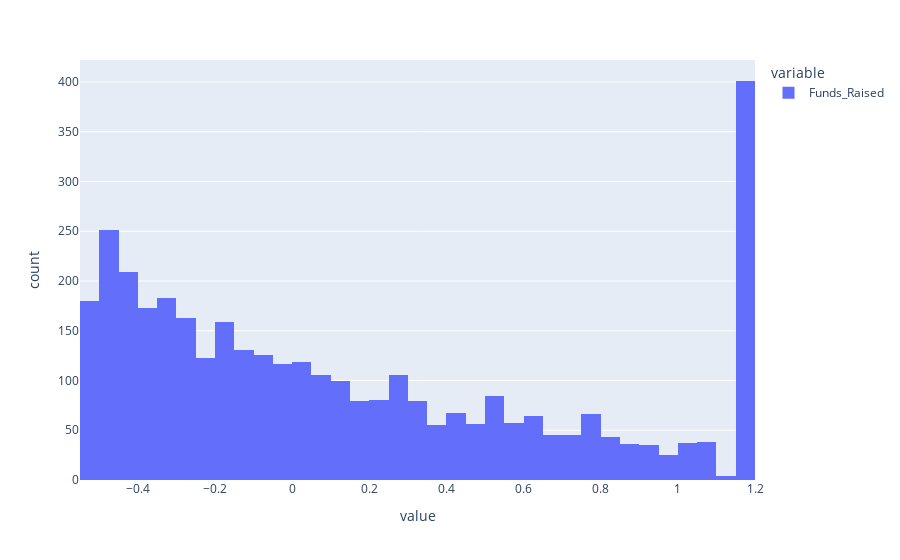

Source (notebook cell):
### Code cell
px.histogram(df['Funds_Raised'])

### Figure 1 — Plotly figure (JSON) as saved in the notebook; plotly's stock layout.template omitted (floating-point values rounded to 4 significant figures; data arrays with more than 128 entries replaced by an {"elided": "..."} marker saying what was removed)
{"data": [{"alignmentgroup": "True", "bingroup": "x", "hovertemplate": "variable=Funds_Raised<br>value=%{x}<br>count=%{y}<extra></extra>", "legendgroup": "Funds_Raised", "marker": {"color": "#636efa", "pattern": {"shape": ""}}, "name": "Funds_Raised", "offsetgroup": "Funds_Raised", "orientation": "v", "showlegend": true, "type": "histogram", "x": {"elided": "3642 float values"}, "xaxis": "x", "yaxis": "y"}], "layout": {"barmode": "relative", "legend": {"title": {"text": "variable"}, "tracegroupgap": 0}, "margin": {"t": 60}, "xaxis": {"anchor": "y", "domain": [0, 1], "title": {"text": "value"}}, "yaxis": {"anchor": "x", "domain": [0, 1], "title": {"text": "count"}}}}
